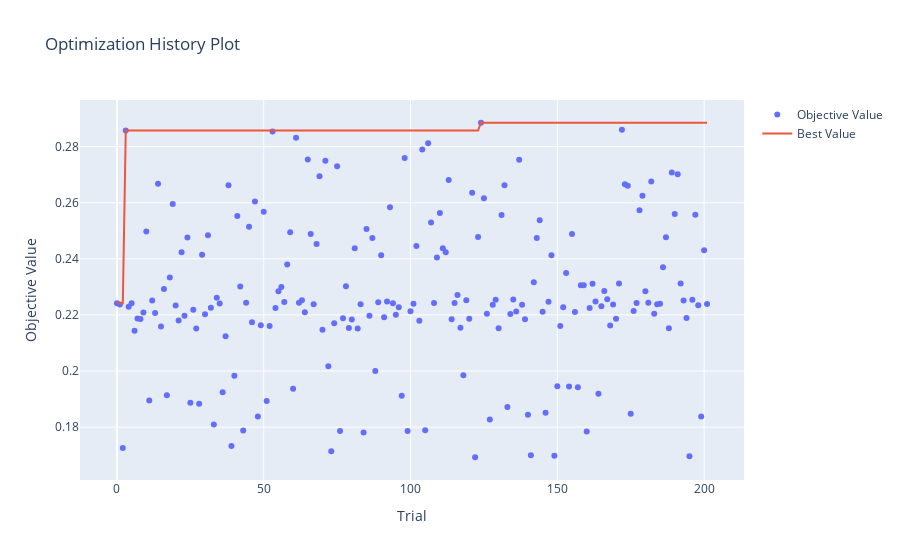

Notebook source saved alongside this figure:
### Markdown cell above
### Visualizar Resultados

### Code cell
fig = optuna.visualization.plot_optimization_history(estudo_ag)
fig.show()

### Figure 1 — Plotly figure (JSON) as saved in the notebook; plotly's stock layout.template omitted (floating-point values rounded to 4 significant figures; data arrays with more than 128 entries replaced by an {"elided": "..."} marker saying what was removed)
{"data": [{"mode": "markers", "name": "Objective Value", "type": "scatter", "x": {"elided": "202 int values"}, "y": {"elided": "202 float values"}}, {"mode": "lines", "name": "Best Value", "type": "scatter", "x": {"elided": "202 int values"}, "y": {"elided": "202 float values"}}, {"marker": {"color": "#cccccc"}, "mode": "markers", "name": "Infeasible Trial", "showlegend": false, "type": "scatter", "x": [], "y": []}], "layout": {"title": {"text": "Optimization History Plot"}, "xaxis": {"title": {"text": "Trial"}}, "yaxis": {"title": {"text": "Objective Value"}}}}
